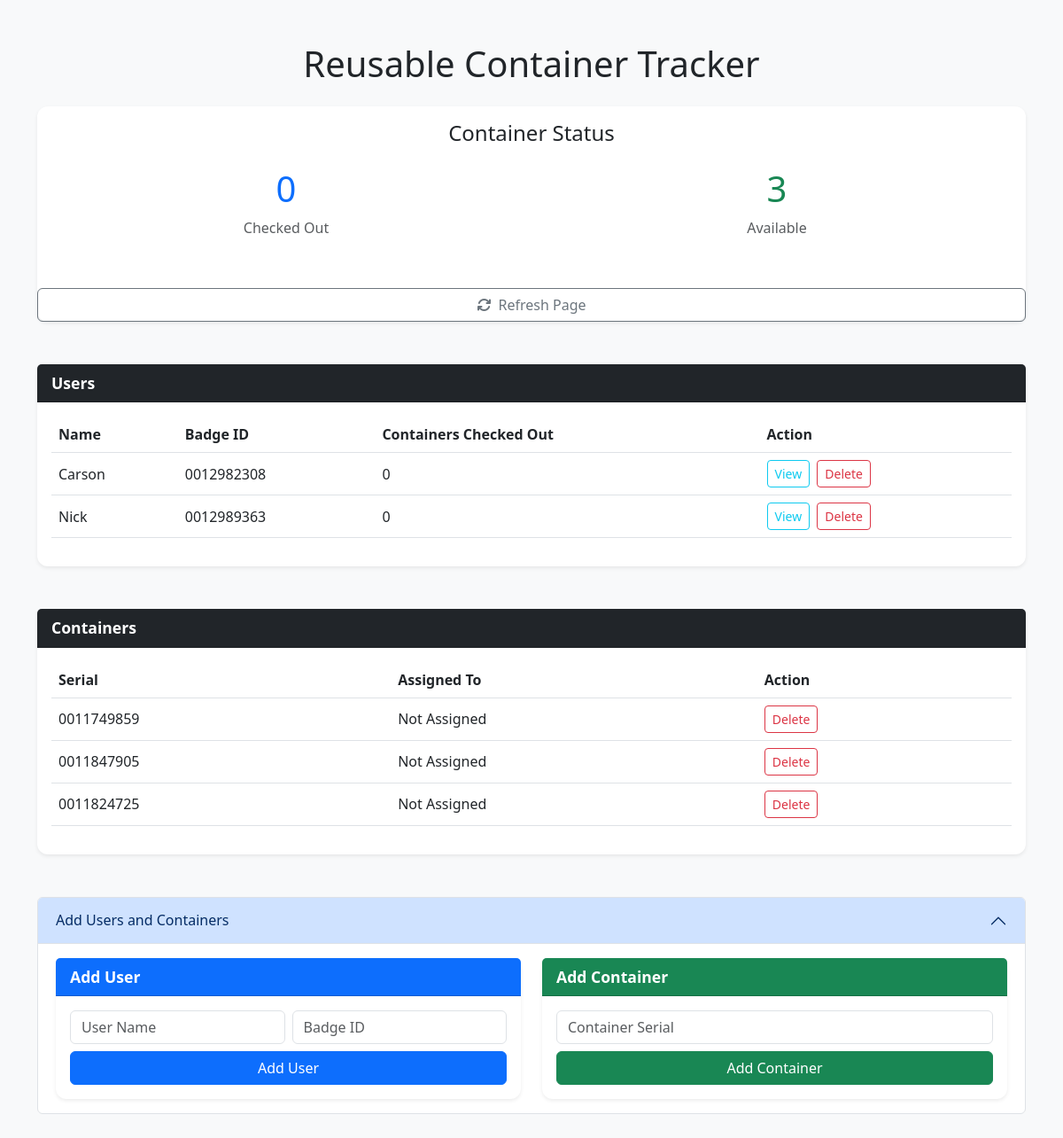
The page / on the database its author committed.
### tables this page shows
CREATE TABLE users (
                        id INTEGER PRIMARY KEY,
                        name TEXT UNIQUE,
                        badgeID TEXT UNIQUE);

CREATE TABLE containers (
                        id INTEGER PRIMARY KEY,
                        serial_number TEXT UNIQUE,
                        user_id INTEGER,
                        FOREIGN KEY (user_id) REFERENCES users(id));

### main.py (the view)
@app.route('/', methods=['GET'])
def index():
    conn = sqlite3.connect('container_tracking.db')
    cursor = conn.cursor()
    cursor.execute("""
        SELECT users.id, users.name, users.badgeID, COUNT(containers.id) as container_count
        FROM users
        LEFT JOIN containers ON users.id = containers.user_id
        GROUP BY users.id
    """)
    users = cursor.fetchall()
    cursor.execute("""
        SELECT containers.id, containers.serial_number, users.name
        FROM containers
        LEFT JOIN users ON containers.user_id = users.id
    """)
    containers = cursor.fetchall()
    cursor.execute("SELECT COUNT(*) FROM containers WHERE user_id IS NOT NULL")
    checked_out = cursor.fetchone()[0]
    cursor.execute("SELECT COUNT(*) FROM containers WHERE user_id IS NULL")
    available = cursor.fetchone()[0]
    conn.close()
    return render_template(
        'index.html',
        users=users,
        containers=containers,
        checked_out=checked_out,
        available=available
    )

### templates/index.html (shortened to what this page needs)
<!DOCTYPE html>
<html lang="en">
<head>
    <link href="https://cdn.jsdelivr.net/npm/bootstrap@5.3.0/dist/css/bootstrap.min.css" rel="stylesheet">
    <link rel="stylesheet" href="{{ url_for('static', filename='styles.css') }}">
    <link rel="stylesheet" href="https://cdnjs.cloudflare.com/ajax/libs/font-awesome/6.5.0/css/all.min.css">
</head>
<body class="bg-light">
    <div class="container py-5">
        <h1 class="mb-4 text-center">Reusable Container Tracker</h1>
        <div class="card mb-5 text-center shadow-sm">
            <div class="card-body">
                <h4 class="card-title mb-4">Container Status</h4>
                <div class="row">
                    <div class="col-md-6">
                        <h1 class="text-primary">{{ checked_out }}</h1>
                        <p class="text-muted">Checked Out</p>
                    </div>
                    <div class="col-md-6">
                        <h1 class="text-success">{{ available }}</h1>
                        <p class="text-muted">Available</p>
                    </div>
                </div>
            </div>
            <button onclick="location.reload()" class="btn btn-outline-secondary mt-4">
                <i class="fas fa-arrows-rotate me-2"></i>Refresh Page
            </button>
        </div>
        <div class="mt-5">
            <div class="card shadow-sm">
                <div class="card-header bg-dark text-white">Users</div>
                <div class="card-body table-responsive">
                    <table class="table table-hover align-middle">
                        <thead>
                            <tr>
                                <th>Name</th>
                                <th>Badge ID</th>
                                <th>Containers Checked Out</th>
                                <th>Action</th>
                            </tr>
                        </thead>
                        <tbody>
                            {% for user in users %}
                            <tr>
                                <td>{{ user[1] }}</td>
                                <td>{{ user[2] }}</td>
                                <td>{{ user[3] }}</td>
                                <td>
                                    <button class="btn btn-sm btn-outline-info show-containers" data-id="{{ user[0] }}" data-name="{{ user[1] }}">View</button>
                                    <form action="/delete_user/{{ user[0] }}" method="post" class="d-inline" onsubmit="return confirm('Delete this user?')">
                                        <button class="btn btn-sm btn-outline-danger">Delete</button>
                                    </form>
                                </td>
                            </tr>
                            {% endfor %}
                        </tbody>
                    </table>
                </div>
            </div>
        </div>
        <div class="mt-5">
            <div class="card shadow-sm">
                <div class="card-header bg-dark text-white">Containers</div>
                <div class="card-body table-responsive">
                    <table class="table table-hover align-middle">
                        <thead>
                            <tr>
                                <th>Serial</th>
                                <th>Assigned To</th>
                                <th>Action</th>
                            </tr>
                        </thead>
                        <tbody>
                            {% for container in containers %}
                            <tr>
                                <td>{{ container[1] }}</td>
                                <td>{{ container[2] or 'Not Assigned' }}</td>
                                <td>
                                    <form action="/delete_container/{{ container[0] }}" method="post" onsubmit="return confirm('Delete this container?')">
                                        <button class="btn btn-sm btn-outline-danger">Delete</button>
                                    </form>
                                </td>
                            </tr>
                            {% endfor %}
                        </tbody>
                    </table>
                </div>
            </div>
        </div>
        <div class="accordion mt-5" id="addFormsAccordion">
            <div class="accordion-item">
                <h2 class="accordion-header" id="headingForms">
                    <button class="accordion-button" type="button" data-bs-toggle="collapse" data-bs-target="#collapseForms" aria-expanded="true" aria-controls="collapseForms">
                        Add Users and Containers
                    </button>
                </h2>
                <div id="collapseForms" class="accordion-collapse collapse show" data-bs-parent="#addFormsAccordion">
                    <div class="accordion-body">
                        <div class="row g-4">
                            <div class="col-md-6">
                                <div class="card shadow-sm">
                                    <div class="card-header bg-primary text-white">Add User</div>
                                    <div class="card-body">
                                        <form action="/add_user" method="post" class="row g-2">
                                            <div class="col-md-6">
                                                <input type="text" name="name" class="form-control" placeholder="User Name" required>
                                            </div>
                                            <div class="col-md-6">
                                                <input type="text" name="badgeID" class="form-control" placeholder="Badge ID" required>
                                            </div>
                                            <div class="col-12">
                                                <button type="submit" class="btn btn-primary w-100">Add User</button>
                                            </div>
                                        </form>
                                    </div>
                                </div>
                            </div>
                            <div class="col-md-6">
                                <div class="card shadow-sm">
                                    <div class="card-header bg-success text-white">Add Container</div>
                                    <div class="card-body">
                                        <form action="/add_container" method="post" class="row g-2">
                                            <div class="col-12">
                                                <input type="text" name="serial_number" class="form-control" placeholder="Container Serial" required>
                                            </div>
                                            <div class="col-12">
                                                <button type="submit" class="btn btn-success w-100">Add Container</button>
                                            </div>
                                        </form>
                                    </div>
                                </div>
                            </div>
                        </div>
                    </div>
                </div>
            </div>
        </div>
    </div>
</body>
</html>

### static/styles.css (style rules this page uses)
body { font-family: "Segoe UI", Tahoma, Geneva, Verdana, sans-serif; background-color:rgb(200,200,200); }
.card { background-color: #ffffff; border-radius: 0.75rem; border: none; }
.card-header { font-weight: 600; font-size: 1.1rem; }
.table thead { background-color: #f1f1f1; }
.table td, .table th { vertical-align: middle; }
.btn-sm { margin-right: 4px; }

### rows shown on the page
users: name "Carson", badgeID "0012982308", user "0"
users: name "Nick", badgeID "0012989363", user "0"
containers: serial_number "0011749859", container "Not Assigned"
containers: serial_number "0011847905", container "Not Assigned"
containers: serial_number "0011824725", container "Not Assigned"

### other values the page prints
{{ checked_out }} "0"
{{ available }} "3"
